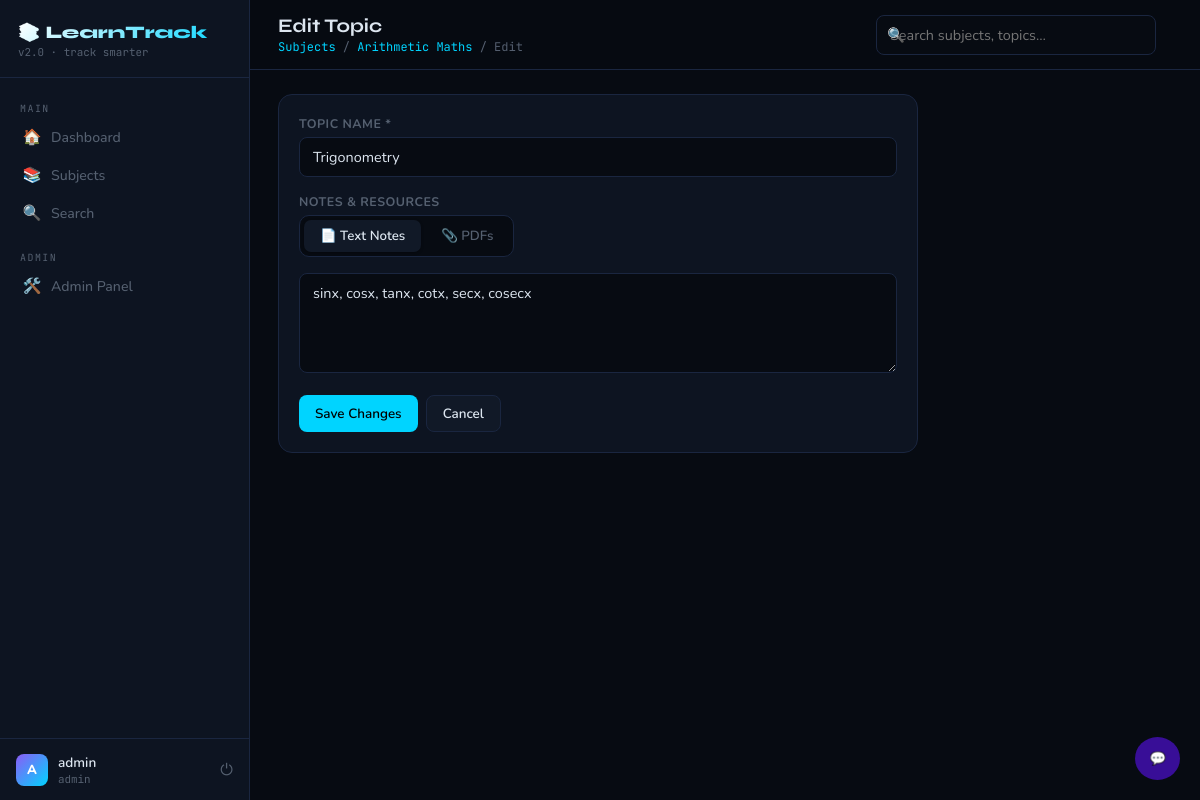
/topics/1/edit (signed in), run on the app's committed database.
### app/models.py (models this page shows, shortened)
class User(UserMixin, db.Model):
    id            = db.Column(db.Integer, primary_key=True)
    username      = db.Column(db.String(80),  unique=True, nullable=False)
    email         = db.Column(db.String(120), unique=True, nullable=False)
    password_hash = db.Column(db.String(200))
    is_admin      = db.Column(db.Boolean, default=False)
    created_at    = db.Column(db.DateTime, default=datetime.utcnow)

class Subject(db.Model):
    id          = db.Column(db.Integer, primary_key=True)
    name        = db.Column(db.String(100), nullable=False)
    description = db.Column(db.Text)
    color       = db.Column(db.String(7), default='#00d4ff')
    created_at  = db.Column(db.DateTime, default=datetime.utcnow)
    topics = db.relationship('Topic', backref='subject', lazy=True,
                             cascade='all, delete-orphan',
                             order_by='Topic.order')

class Topic(db.Model):
    id         = db.Column(db.Integer, primary_key=True)
    subject_id = db.Column(db.Integer, db.ForeignKey('subject.id'), nullable=False)
    name       = db.Column(db.String(200), nullable=False)
    notes      = db.Column(db.Text)
    order      = db.Column(db.Integer, default=0)
    created_at = db.Column(db.DateTime, default=datetime.utcnow)
    go_through    = db.Column(db.Boolean, default=False)
    practiced     = db.Column(db.Boolean, default=False)
    mock_done     = db.Column(db.Boolean, default=False)
    go_through_at = db.Column(db.DateTime, nullable=True)
    practiced_at  = db.Column(db.DateTime, nullable=True)
    mock_done_at  = db.Column(db.DateTime, nullable=True)
    subtopics  = db.relationship('Subtopic', backref='topic', lazy=True,
                                 cascade='all, delete-orphan',
                                 order_by='Subtopic.order')
    mock_tests = db.relationship('MockTest', backref='topic', lazy=True,
                                 cascade='all, delete-orphan',
                                 primaryjoin="and_(MockTest.topic_id==Topic.id, MockTest.subtopic_id==None)",
                                 foreign_keys='MockTest.topic_id')
    pdfs       = db.relationship('TopicPDF', backref='topic', lazy=True,
                                 cascade='all, delete-orphan')

### app/routes/topics.py (the view, shortened to what this page needs)
@topics_bp.route('/<int:id>/edit', methods=['GET', 'POST'])
@login_required
def edit(id):
    topic = Topic.query.get_or_404(id)
    return render_template('topics/form.html', subject=topic.subject, topic=topic)

### app/models.py (called while the page is built)
@login_manager.user_loader
def load_user(user_id):
    return User.query.get(int(user_id))

### app/templates/topics/form.html (shortened to what this page needs)
{% extends "base.html" %}
{% block page_title %}{% if topic %}Edit Topic{% else %}Add Topic to "{{ subject.name }}"{% endif %}{% endblock %}
{% block breadcrumb %}<a href="{{ url_for('subjects.index') }}">Subjects</a> / <a href="{{ url_for('subjects.detail', id=subject.id) }}">{{ subject.name }}</a> / {% if topic %}Edit{% else %}New Topic{% endif %}{% endblock %}
{% block content %}
<div style="max-width:640px">
  <div class="card">
    <form method="POST" enctype="multipart/form-data" id="topicForm">
      <div class="form-group"><label>Topic Name *</label><input type="text" name="name" value="{{ topic.name if topic else '' }}" required autofocus placeholder="e.g. Recursion, Django ORM…"></div>
      <div class="form-group">
        <label>Notes & Resources</label>
        <div class="tab-bar">
          <button type="button" class="tab-btn active" onclick="switchTab(this,'text')">📄 Text Notes</button>
          <button type="button" class="tab-btn" onclick="switchTab(this,'pdf')">📎 PDFs</button>
        </div>
        <div class="tab-panel active" id="panel-text">
          <textarea name="notes" placeholder="Write your notes, key concepts, formulas…">{{ topic.notes if topic else '' }}</textarea>
        </div>
      </div>
      <div style="display:flex;gap:8px">
        <button type="submit" class="btn btn-primary">{% if topic %}Save Changes{% else %}Add Topic{% endif %}</button>
        <a href="{{ url_for('subjects.detail', id=subject.id) }}" class="btn btn-secondary">Cancel</a>
      </div>
    </form>
  </div>
</div>
{% endblock %}

### app/templates/base.html (shortened to what this page needs)
<!DOCTYPE html>
<html lang="en">
<head>
</head>
<body>
{% if current_user.is_authenticated %}
<aside class="sidebar">
  <div class="sidebar-logo">
    <div class="logo-title">📚 LearnTrack</div>
    <div class="logo-sub">v2.0 · track smarter</div>
  </div>
  <nav class="sidebar-nav">
    <div class="nav-section">Main</div>
    <a href="{{ url_for('dashboard.index') }}" class="nav-link {% if request.endpoint=='dashboard.index' %}active{% endif %}">
      <span class="icon">🏠</span>Dashboard
    </a>
    <a href="{{ url_for('subjects.index') }}" class="nav-link {% if 'subject' in (request.endpoint or '') %}active{% endif %}">
      <span class="icon">📚</span>Subjects
    </a>
    <a href="{{ url_for('search.search') }}" class="nav-link {% if 'search' in (request.endpoint or '') %}active{% endif %}">
      <span class="icon">🔍</span>Search
    </a>
    {% if current_user.is_admin %}
    <div class="nav-section" style="margin-top:10px">Admin</div>
    <a href="/admin/" class="nav-link"><span class="icon">🛠️</span>Admin Panel</a>
    {% endif %}
  </nav>
<button class="chat-btn" onclick="toggleChat()">💬</button>
  <div class="sidebar-user">
    <div class="user-avatar">{{ current_user.username[0].upper() }}</div>
    <div style="flex:1;min-width:0">
      <div class="user-name">{{ current_user.username }}</div>
      <div class="user-role">{% if current_user.is_admin %}admin{% else %}learner{% endif %}</div>
    </div>
    <a href="{{ url_for('auth.logout') }}" class="logout-link" title="Logout">⏻</a>
  </div>
</aside>
<div class="main">
  <div class="topbar">
    <div class="topbar-left">
      <div class="page-title">{% block page_title %}{% endblock %}</div>
      <div class="breadcrumb">{% block breadcrumb %}{% endblock %}</div>
    </div>
    <div class="search-wrap">
      <span class="search-icon">🔍</span>
      <input type="text" class="search-input" id="globalSearch"
             placeholder="Search subjects, topics…" autocomplete="off">
    </div>
  </div>
  <div class="page-content fade-up">
    {% block content %}{% endblock %}
  </div>
</div>
{% else %}
<div style="flex:1">{% block auth_content %}{% endblock %}</div>
{% endif %}
</body>
</html>

### data on the page
User: username "A", username "admin"
Subject: name "Arithmetic Maths"
Topic: name "Trigonometry", notes "sinx, cosx, tanx, cotx, secx, cosecx"
